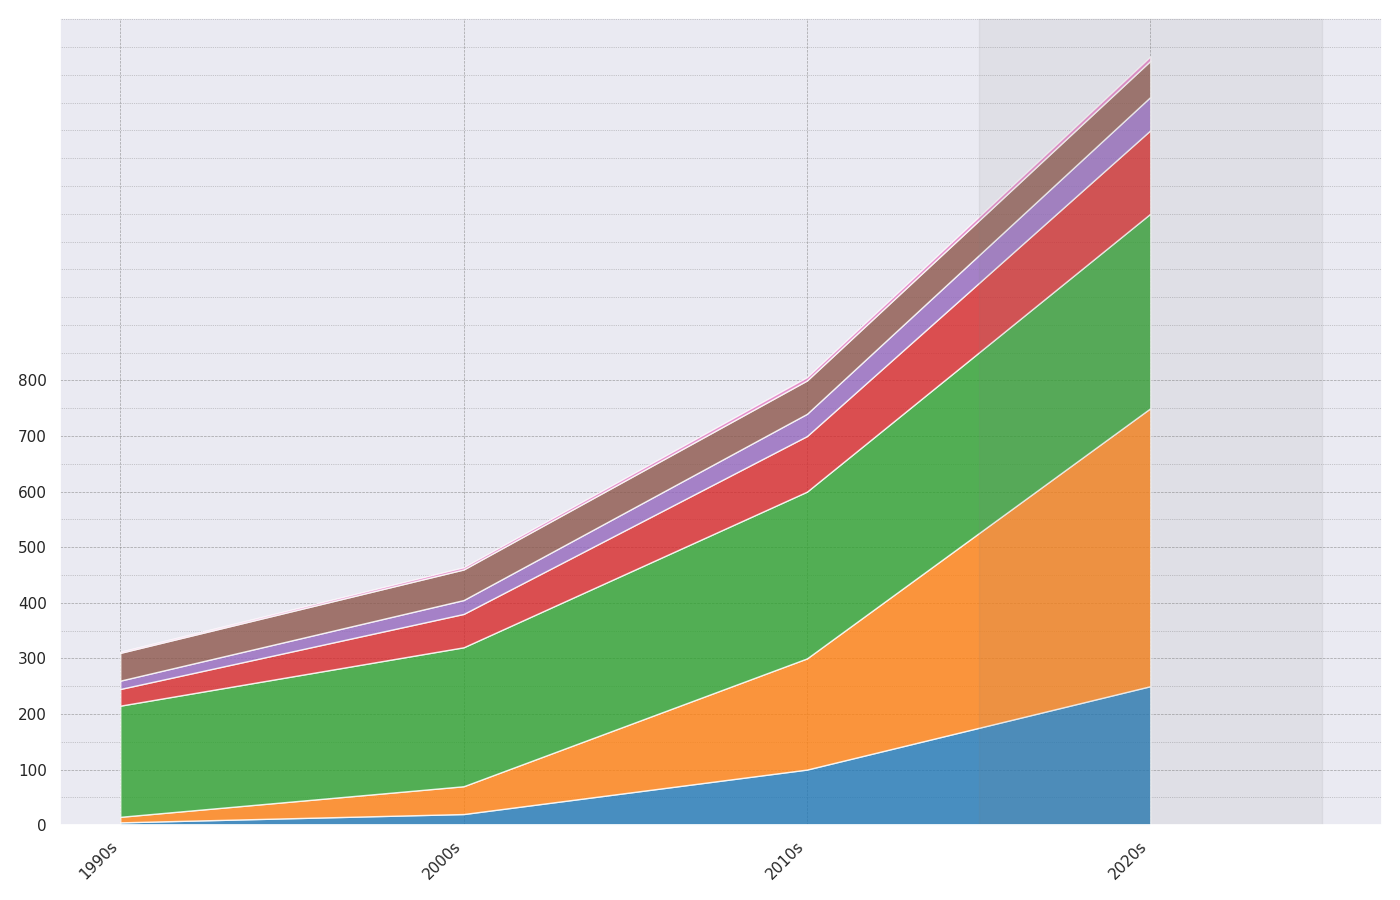

The Python source for this figure:
import matplotlib.pyplot as plt
import numpy as np
from matplotlib.ticker import MultipleLocator

decades = ['1990s', '2000s', '2010s', '2020s']
# Original energy data
solar = np.array([5, 20, 100, 250])
wind = np.array([10, 50, 200, 500])
hydroelectric = np.array([200, 250, 300, 350])
biomass = np.array([30, 60, 100, 150])
geothermal = np.array([15, 25, 40, 60])

# Additional made-up energy data
nuclear = np.array([50, 55, 60, 65])
tide = np.array([2, 4, 6, 8])

# Combine all data into a single dataset
data = np.vstack([solar, wind, hydroelectric, biomass, geothermal, nuclear, tide])

# Add new colors for additional data
colors = ['#1f77b4', '#ff7f0e', '#2ca02c', '#d62728', '#9467bd', '#8c564b', '#e377c2']

plt.figure(figsize=(14, 9))
plt.stackplot(decades, data, colors=colors, alpha=0.8)

plt.xticks(rotation=45, ha='right')
plt.grid(visible=True, which='both', color='gray', linestyle='--', linewidth=0.5, alpha=0.7)

plt.yticks(np.arange(0, 801, 100))
plt.gca().yaxis.set_minor_locator(MultipleLocator(50))
plt.grid(which='minor', linestyle=':', linewidth=0.5)

plt.axvspan(2.5, 3.5, color='grey', alpha=0.1)
plt.tight_layout()
plt.show()
